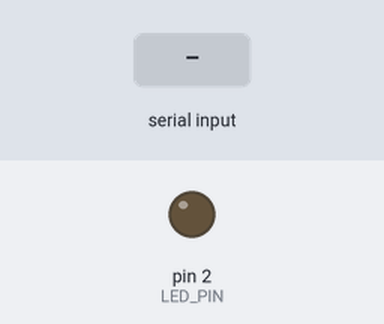
Bench run of a sketch on a simulated Arduino Uno, built with avr-gcc and run on an emulated ATmega328P. Shown: output pins drawn as LEDs (lit = HIGH). The inputs (shaded band) are chosen by the test bench.

Above: at 1.2 s.
1.3 s: "1" received over the second serial link
At 1.7 s:
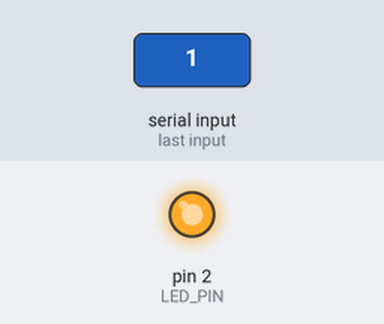
Timing chart, 0 to 4.3 s (numbered marks = the images above; inputs shaded):
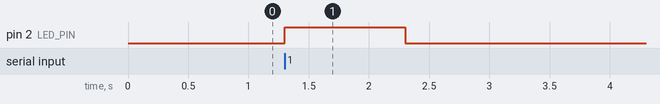

Measured:
- after the input at 1.3 s, pin 2 (LED_PIN): LOW → HIGH at once, → LOW 1.0 s later

The sketch:

serial_rx.ino
```cpp
#include <SoftwareSerial.h>

// PHY pin 2 -> SW Pin 3
// PHY pin 3 -> SW Pin 4
// PHY pin 5 -> SW Pin 0
// PHY pin 6 -> SW Pin 1
// PHY pin 7 -> SW Pin 2


#define RX_PIN 0
#define TX_PIN 1
#define LED_PIN 2
#define BLINK_INTERVAL 1000


SoftwareSerial serial(RX_PIN, TX_PIN);
char received = '\0';

void setup() {
  serial.begin(9600);
  pinMode(LED_PIN, OUTPUT);
}

void loop() {
  if (serial.available() > 0) {
    received = serial.read();
    if (received == '1') {
      digitalWrite(LED_PIN, HIGH);
      delay(BLINK_INTERVAL);
      digitalWrite(LED_PIN, LOW);
      delay(BLINK_INTERVAL);
      received = '0';
    }
  }
}
```
